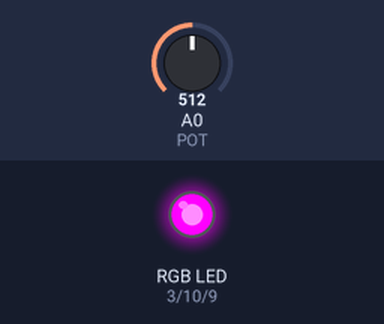
Bench run of a sketch on a simulated Arduino Uno, built with avr-gcc and run on an emulated ATmega328P. Parts: an RGB LED mixed from three pins (HIGH = lit). The inputs (shaded band) are chosen by the test bench; at power-on: A0 (POT) = 512.

Above: at 1.2 s.
1.3 s: A0 (POT) set to 716
At 2.3 s:
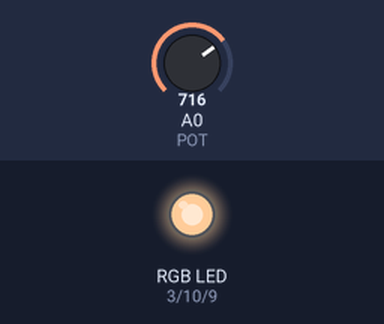
2.8 s: A0 (POT) set to 778
At 3.6 s:
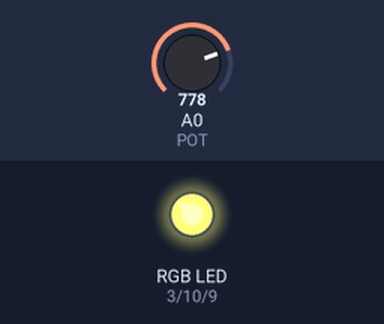
4.3 s: A0 (POT) set to 900
At 4.8 s:
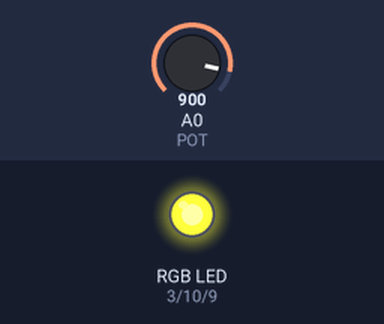
5.8 s: A0 (POT) set to 1023
At 7.0 s:
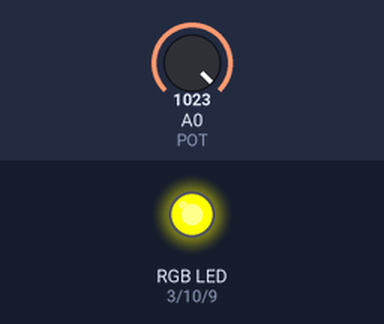
7.3 s: A0 (POT) set to 511
At 8.4 s:
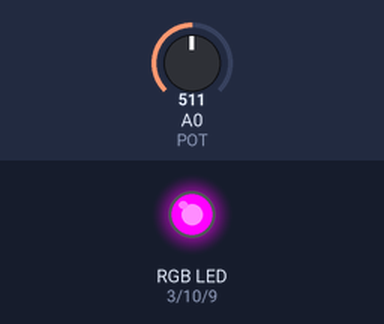
Timing chart, 0 to 9.8 s (numbered marks = the images above; inputs shaded):
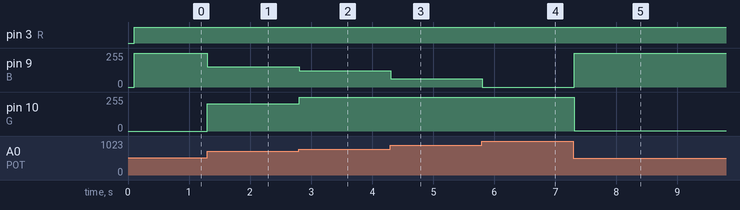

Measured:
- after the input at 1.3 s, pin 9 (B): 255/255 → 153/255 at once; pin 10 (G): 0/255 → 204/255 at once
- after the input at 2.8 s, pin 9 (B): 153/255 → 122/255 at once; pin 10 (G): 204/255 → 255/255 at once
- after the input at 4.3 s, pin 9 (B): 122/255 → 61/255 at once
- after the input at 5.8 s, pin 9 (B): 61/255 → 0/255 at once
- after the input at 7.3 s, pin 9 (B): 0/255 → 255/255 at once; pin 10 (G): 255/255 → 1/255 at once

The sketch:

sketch_5_pot_led_rgb.ino
```cpp
int R = 3;
int G = 10;
int B = 9;
int POT = A0;

void setup() {
  pinMode(R, OUTPUT);
  pinMode(G, OUTPUT);
  pinMode(B, OUTPUT);

  Serial.begin(9600);
}

void loop() {
  delay(100);
  int pot = analogRead(POT);

  if(pot <= 511) {
    analogWrite(R, pot/2);
  } else {
    analogWrite(R, 255);
  }

  if(pot > 256 && pot < 768) {
    analogWrite(G, abs(512 - pot));
  } else {
    analogWrite(G, 255);
  }

  if(pot >= 512) {
    analogWrite(B, (1023 - pot)/2);
  } else {
    analogWrite(B, 255);
  }
}
```
